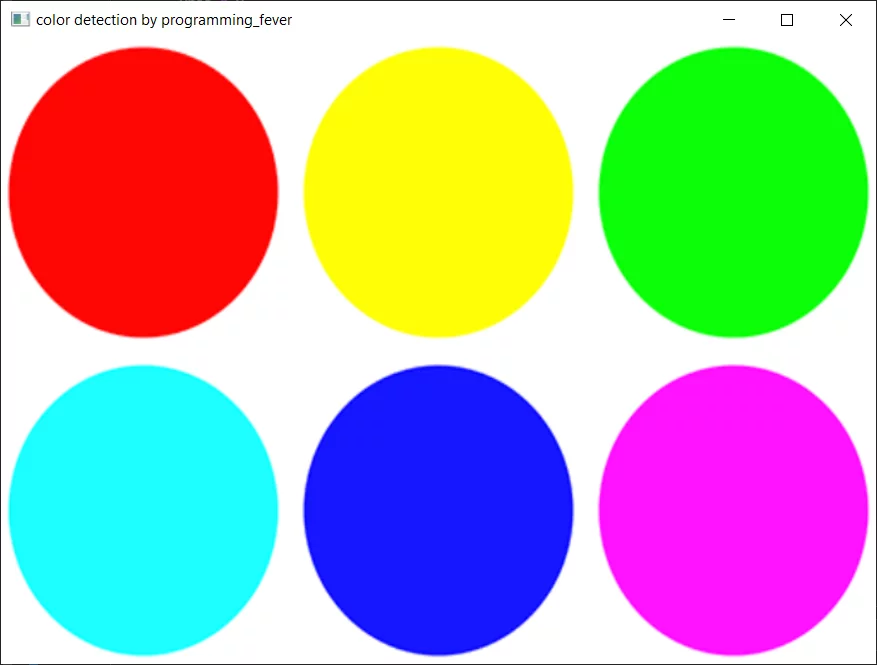
#> input picture 07_cv_segmentacion/img/colores.png, 877 x 665 px
$ python 02_color_HSV_imagen.py
#> lines starting #> are read from the running program, lines starting #| are printed output that depends on the picture; after the words box and inside, x2 and y2 are one past the last pixel; in counts of white or black regions, pixels touching at a corner belong together
import os

import cv2
import numpy as np

# Ruta de la imagen
ruta_imagen = "../img/colores.png"

# Verificar que el archivo existe
if not os.path.exists(ruta_imagen):
    print(f"Error: No se encuentra el archivo {ruta_imagen}")
    exit()

# Cargar la imagen desde un archivo
imagen = cv2.imread(ruta_imagen)
#> imagen is the input picture: shape (665, 877, 3); mean B, G, R 174.5, 177.6, 179.1

# Definimos los rangos de color rojo en el espacio HSV
# Primer rango para tonos rojos (rojo más puro)
redBajo1 = np.array([0, 100, 20], np.uint8)  # Límite inferior del rojo (primer rango)
redAlto1 = np.array([8, 255, 255], np.uint8)  # Límite superior del rojo (primer rango)

# Segundo rango para tonos rojos (cercanos a 360 grados)
redBajo2 = np.array([175, 100, 20], np.uint8)  # Límite inferior del rojo (segundo rango)
redAlto2 = np.array([179, 255, 255], np.uint8)  # Límite superior del rojo (segundo rango)

# Verificar si la imagen fue cargada correctamente
if imagen is not None:
    # Convertimos la imagen al espacio de color HSV
    frameHSV = cv2.cvtColor(imagen, cv2.COLOR_BGR2HSV)
#> frameHSV: shape (665, 877, 3); mean H, S, V 55.7, 152.5, 253.1

    # Creamos dos máscaras para los dos rangos de color rojo
    maskRed1 = cv2.inRange(frameHSV, redBajo1, redAlto1)  # Máscara para el primer rango de rojo
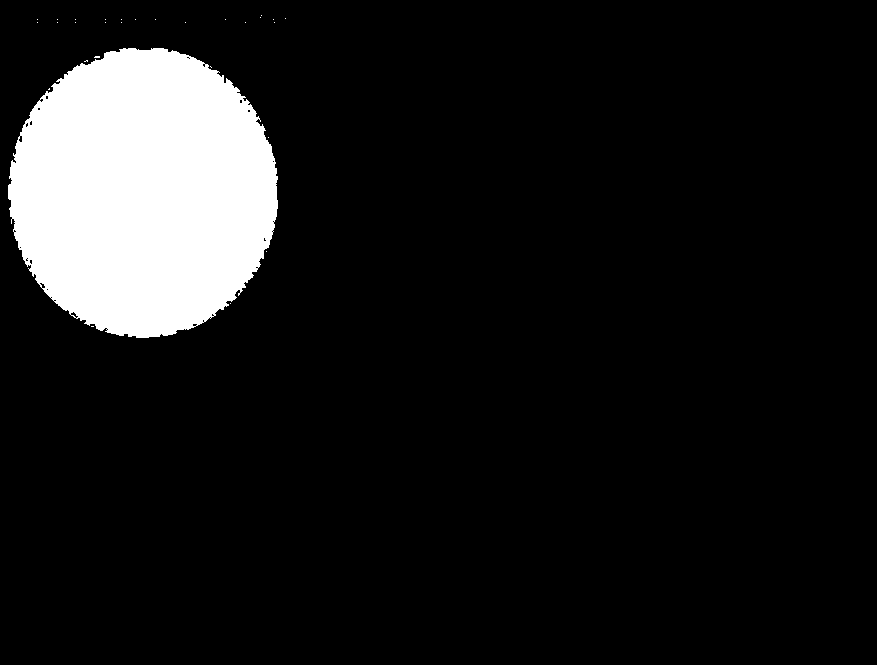
#> maskRed1: shape (665, 877); 10.4% white; 29 white regions (28 under 20 px), largest, box (x1, y1, x2, y2) and area: (8, 48, 278, 338) 60855
    maskRed2 = cv2.inRange(frameHSV, redBajo2, redAlto2)  # Máscara para el segundo rango de rojo
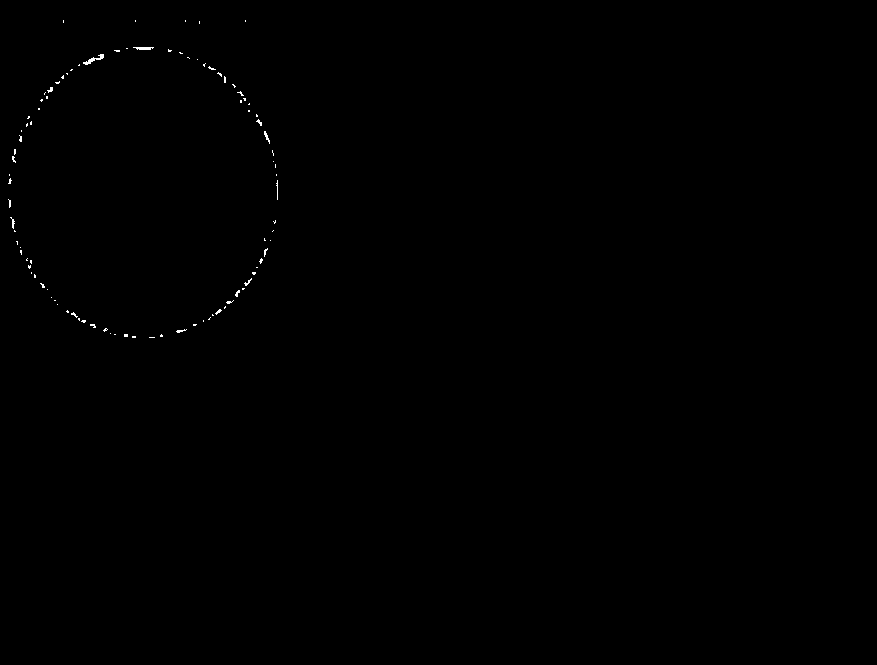
#> maskRed2: shape (665, 877); 0.15% white in thin lines or dots, all inside (x1, y1, x2, y2) = (8, 20, 278, 338)

    # Combinar las dos máscaras de los rangos rojos
    maskRed = cv2.add(
        maskRed1, maskRed2
    )  # Suma las dos máscaras para cubrir todo el rango del color rojo
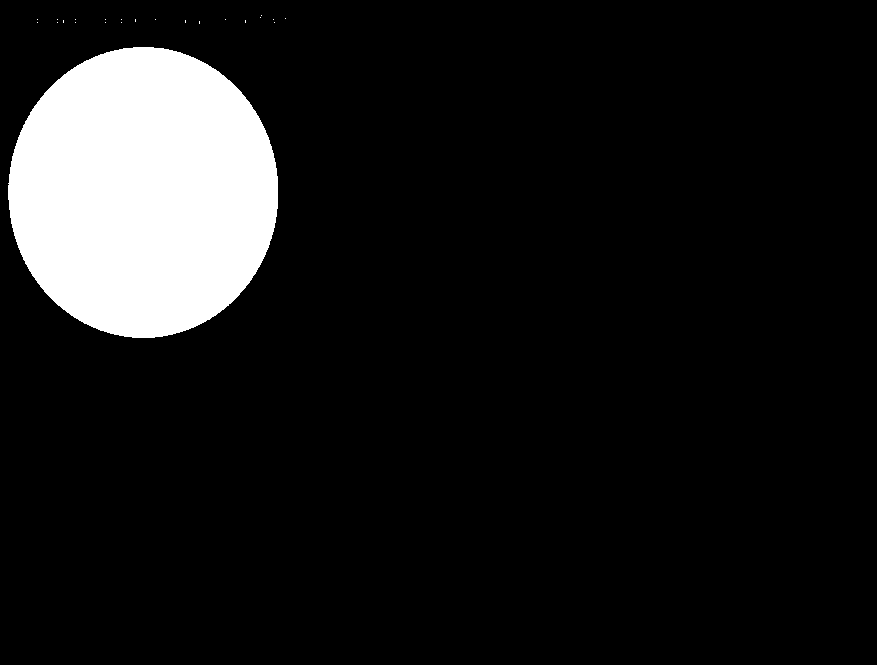
#> maskRed: shape (665, 877); 10.6% white; 23 white regions (22 under 20 px), largest, box (x1, y1, x2, y2) and area: (8, 47, 278, 338) 61728

    # Aplicar la máscara a la imagen original para visualizar solo las áreas rojas
    maskRedvis = cv2.bitwise_and(imagen, imagen, mask=maskRed)
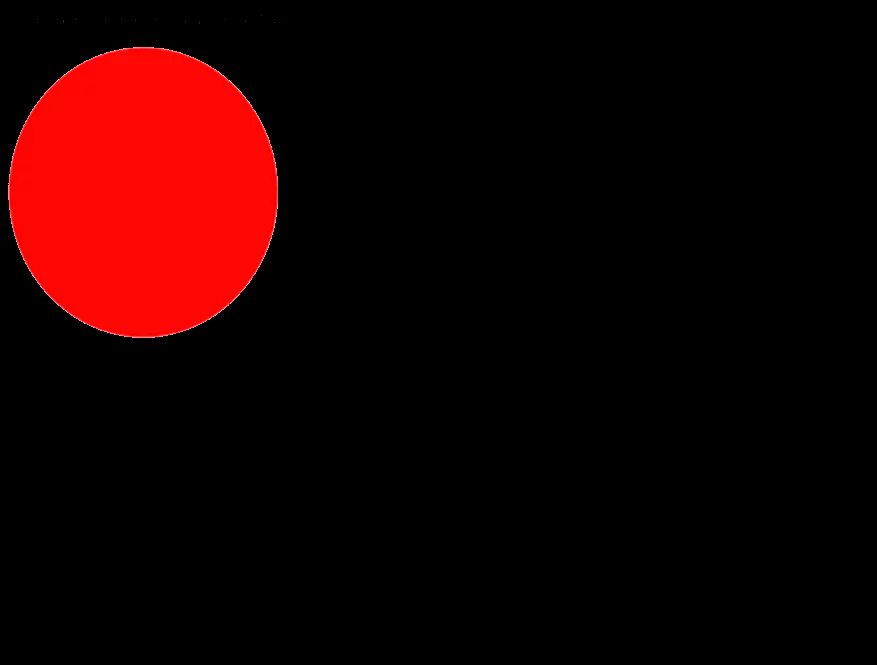
#> maskRedvis: shape (665, 877, 3); mean B, G, R 0.7, 1, 26.8

    # Mostrar la imagen original
    cv2.imshow("Imagen original", imagen)

    # Mostrar la máscara que detecta las áreas rojas
    cv2.imshow("Mascara Rojo", maskRed)

    # Mostrar la imagen con solo las áreas rojas visibles
    cv2.imshow("Resultado con áreas rojas", maskRedvis)

    # Esperar a que el usuario presione una tecla para cerrar las ventanas
    cv2.waitKey(0)
    cv2.destroyAllWindows()

else:
    print(f"Error: No se pudo cargar la imagen desde {ruta_imagen}")

$ run again, with 07_cv_segmentacion/img/lunares.png copied over 07_cv_segmentacion/img/colores.png
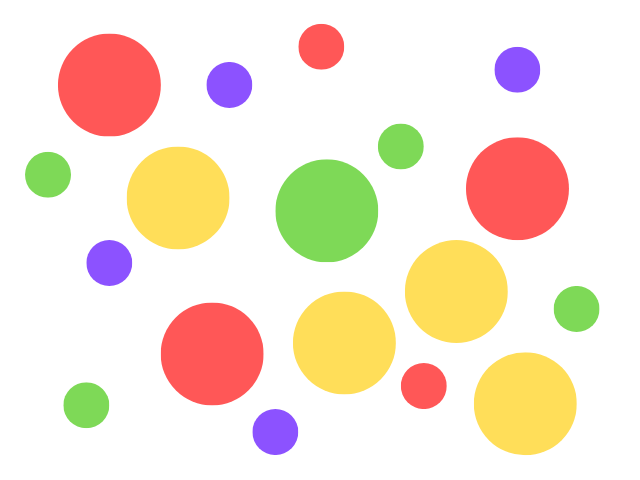
#> input picture 07_cv_segmentacion/img/lunares.png, 640 x 480 px
#> imagen is the input picture: shape (480, 640, 3); mean B, G, R 213.4, 230.4, 246.3
#> frameHSV: shape (480, 640, 3); mean H, S, V 8.2, 44.6, 253.2
#> `maskRed1 = cv2.inRange(frameHSV, redBajo1, redAlto1)`:
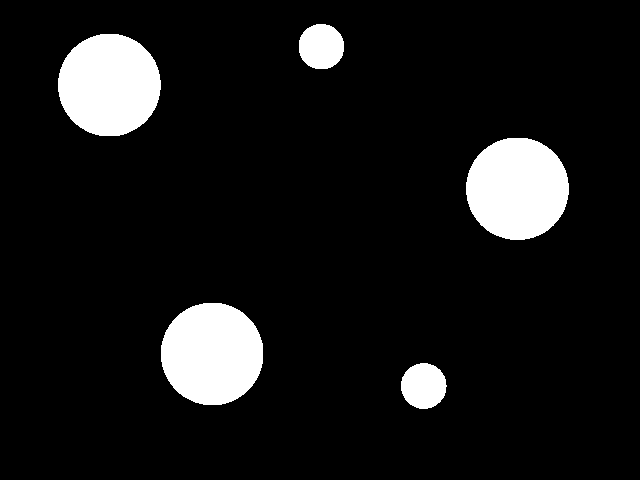
#> maskRed1: shape (480, 640); 9.2% white; 5 white regions, box (x1, y1, x2, y2) and area: (466, 138, 569, 240) 8295, (58, 34, 161, 136) 8293, (161, 303, 263, 405) 8275, (401, 363, 447, 409) 1642, (299, 24, 344, 69) 1635
#> maskRed2: shape (480, 640); every value is 0
#> `maskRedvis = cv2.bitwise_and(imagen, imagen, mask=maskRed)`:
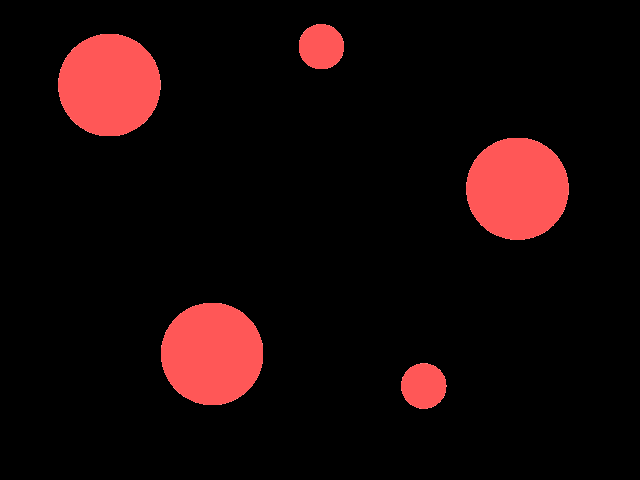
#> maskRedvis: shape (480, 640, 3); mean B, G, R 8, 8, 23.4
